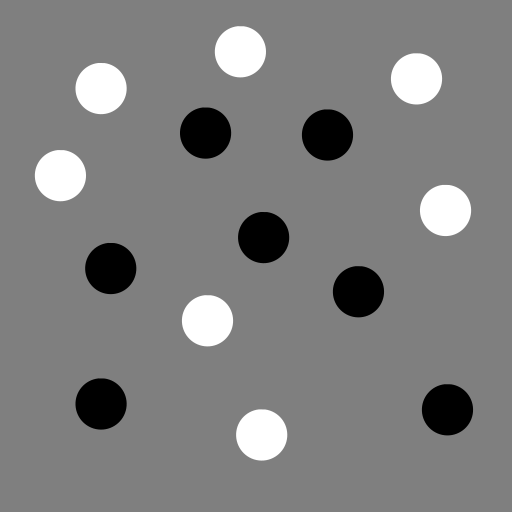
#> input picture Chapter02/data/test_blob_uniform.png, 512 x 512 px
$ jupyter execute week_2_ex_1.ipynb
#> lines starting #> are read from the running program, lines starting #| are printed output that depends on the picture
[cell 1]
import numpy as np
import matplotlib.pyplot as plt
import skimage.io
import cv2
# import scipy convolve
from scipy.signal import convolve2d

## *2.1 Exercise in scale-space blob detection*

In this exercise you will implement scale-space blob detection to detect and measure glass fibres from images of a glass fibre composite. An image example in Figure **2.1** shows a polished surface of a glass fibre composite sample, where individual fibres can be seen. Since these fibres are relatively circular we will model them as circles. This means that we must find their position (center coordinate) and diameter, and for this we will use the scale-space blob detection. After having computed the fibres parameters, we will carry a statistical analysis of the results.

### *2.1.1 Computing Gaussian and its second order derivative*

We will approach this analysis in steps that lead to the final algorithm. First we will use synthetic data to develop and test our algorithm, and after that we will carry out the analysis on the real images.

Since we focus on blob detection, we must have a Gaussian kernel and its second order derivative. Some convolution libraries have already implemented the second order derivative of a Gaussian that you are welcome to use for the exercise. But we will here assume that you need to implement the kernel yourself.

The Gaussian is separable and we can always employ 1D filters, both for the Gaussian, and its derivatives. The 1D Gaussian is given by

$$
g(x) = \frac{1}{\sqrt{2\pi t}} e^{-\frac{x^2}{2t}}. \tag{2.5}
$$

_____

#### *Suggested procedure*

1. Derive (analytically) the second order derivative of the Gaussian

   $$
   \frac{d^2 g}{dx^2}.
   $$

Assume $\mu = 0$ for simplicity (or at least we have done the previous centered around 0)

The Gaussian function is given by:

$$g(x) = \frac{1}{\sqrt{2\pi\sigma^2}} e^{-\frac{1}{2} \left( \frac{x^2}{\sigma^2} \right)}$$

To differentiate $g(x)$ \), I first pull out the constant:

$$g'(x) = \frac{1}{\sqrt{2\pi\sigma^2}} \frac{d}{dx} \bigg[ e^{-\frac{1}{2} \left( \frac{x^2}{\sigma^2} \right)} \bigg]$$

Using the chain rule:

$$g'(x) = \frac{1}{\sqrt{2\pi\sigma^2}}\frac{d}{dx} e^{-\frac{1}{2} \left( \frac{x^2}{\sigma^2} \right)}
= e^{-\frac{1}{2} \left( \frac{x^2}{\sigma^2} \right)} \cdot \frac{d}{dx} \left( -\frac{1}{2} \frac{x^2}{\sigma^2} \right)$$

Differentiating the exponent:

$$\frac{d}{dx} \left( -\frac{1}{2} \frac{x^2}{\sigma^2} \right) = -\frac{2x}{2\sigma^2} = -\frac{x}{\sigma^2}$$

Putting it all together gives:

$$g'(x) = \frac{1}{\sqrt{2\pi\sigma^2}} \cdot \left( -\frac{x}{\sigma^2} \right) e^{-\frac{1}{2} \left( \frac{x^2}{\sigma^2} \right)}$$

Now so I don't need to write the constant around I let $c = \frac{1}{\sqrt{2\pi\sigma^2}}$ and write:

$$g'(x) = c \left( -\frac{x}{\sigma^2} \right) e^{-\frac{1}{2} \left( \frac{x^2}{\sigma^2} \right)}$$

Now, differentiating again and using the product rule:

$$g''(x) = c \left[ \frac{d}{dx} \left( -\frac{x}{\sigma^2} \right) e^{-\frac{1}{2} \left( \frac{x^2}{\sigma^2} \right)}
+ \left( -\frac{x}{\sigma^2} \right) \frac{d}{dx} e^{-\frac{1}{2} \left( \frac{x^2}{\sigma^2} \right)}\right]$$

The first term:

$$\frac{d}{dx} \left( -\frac{x}{\sigma^2} \right) = -\frac{1}{\sigma^2}$$

Which is now:

$$ \left( -\frac{1}{\sigma^2} \right) e^{-\frac{1}{2} \left( \frac{x^2}{\sigma^2} \right)}$$

For the second term, using the chain rule again:

$$\frac{d}{dx} e^{-\frac{1}{2} \left( \frac{x^2}{\sigma^2} \right)}
= e^{-\frac{1}{2} \left( \frac{x^2}{\sigma^2} \right)} \cdot \frac{d}{dx} \left( -\frac{1}{2} \frac{x^2}{\sigma^2} \right)
$$

$$
= e^{-\frac{1}{2} \left( \frac{x^2}{\sigma^2} \right)} \left( -\frac{x}{\sigma^2} \right)
$$

And I obtain:

$$
\left( -\frac{x}{\sigma^2} \right) \left( -\frac{x}{\sigma^2} \right) e^{-\frac{1}{2} \left( \frac{x^2}{\sigma^2} \right)}
= \left( \frac{x^2}{\sigma^4} \right) e^{-\frac{1}{2} \left( \frac{x^2}{\sigma^2} \right)}
$$

Finally putting it all together and factoring out the exponential term:

$$
g''(x) = c \left[ \left( -\frac{1}{\sigma^2} \right) e^{-\frac{1}{2} \left( \frac{x^2}{\sigma^2} \right)}
+ c \left( \frac{x^2}{\sigma^4} \right) e^{-\frac{1}{2} \left( \frac{x^2}{\sigma^2} \right)}\right]
$$

$$
= c \left( \frac{x^2}{\sigma^4} - \frac{1}{\sigma^2} \right) e^{-\frac{1}{2} \left( \frac{x^2}{\sigma^2} \right)}
$$

Rewriting the constant:

$$
g''(x) = \frac{1}{\sqrt{2\pi\sigma^2}} \left( \frac{x^2}{\sigma^4} - \frac{1}{\sigma^2} \right) e^{-\frac{1}{2} \left( \frac{x^2}{\sigma^2} \right)}
$$

____

2. Implement a function that takes the variance $t$ as input and outputs a filter kernel of $g$ and $\frac{d^2 g}{dx^2}$. You should use a filter kernel with a size of at least $\pm 3\sqrt{t}$. Why? (*Hint:* Set a variable $r = \lceil 3\sqrt{t} \rceil$, make an array with the integer values $[-r, \dots, r]$ and compute the Gaussian on these values.)

[cell 2]
t = 15

sigma = np.sqrt(t)
s = np.ceil(5*sigma)
x = np.arange(-s, s+1)

g = 1/(sigma*np.sqrt(2 * np.pi)) * np.exp(-x**2/(2*t))

g_dif_2 = g * (x**2 - sigma**2) / sigma**4

# fig with 2 subplots

fig, axs = plt.subplots(2, 1, figsize=(10, 10))
axs[0].plot(x, g)
axs[0].set_title('Gaussian')
axs[0].set_xlabel('x')
axs[0].set_ylabel(r'$g(x)$')
axs[0].grid()

axs[1].plot(x, g_dif_2)
axs[1].set_title('Second derivative of Gaussian')
axs[1].set_xlabel('x')
axs[1].set_ylabel(r'$g^{\prime\prime}(x)$')
axs[1].grid()

plt.tight_layout()
plt.show()
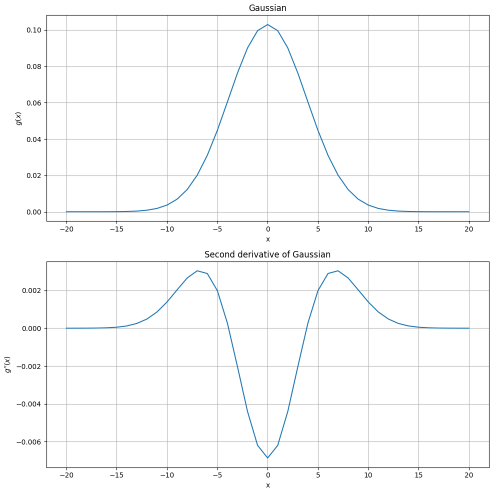
#> figure drawn by matplotlib, 2 panels; panel 1: curve peaks at x = 0, y = 0.103; panel 2: curve peaks at x = -7, y = 0.00304

[cell 3]
def filter_second_der_filter(t):
    sigma = np.sqrt(t)
    s = np.ceil(5*sigma)
    x = np.arange(-s, s+1)

    g = 1/(sigma*np.sqrt(2 * np.pi)) * np.exp(-x**2/(2*t))

    g_dif_2 = g * (x**2 - sigma**2) / sigma**4

    return g, g_dif_2, x

[cell 4]
g_kernel, g_dif_2_kernel, x = filter_second_der_filter(15)

[cell 5]
# visualize the kernels

fig, axs = plt.subplots(2, 1, figsize=(10, 10))

axs[0].plot(x, g_kernel)
axs[0].set_title('Gaussian')
axs[0].set_xlabel('x')
axs[0].set_ylabel(r'$g(x)$')
axs[0].grid()

axs[1].plot(x, g_dif_2_kernel)
axs[1].set_title('Second derivative of Gaussian')
axs[1].set_xlabel('x')
axs[1].set_ylabel(r'$g^{\prime\prime}(x)$')
axs[1].grid()

plt.tight_layout()
plt.show()

3. Try the filter kernel on the synthetic test image `test_blob_uniform.png` and inspect the result.

[cell 6]
image = skimage.io.imread('data/test_blob_uniform.png').astype(float)
#> image: shape (512, 512) float64; min 0, max 255, mean 127.1

# visualize the iamge
plt.figure(figsize=(10, 10))
plt.imshow(image, cmap='gray')
plt.axis('off')
plt.title('Original image')
plt.show()

[cell 7]
# define a new 1D kernel

kernel, kernel_dif_2, _ = filter_second_der_filter(20)

# reshape the kernel to a column vector and row vector


image_blured = cv2.filter2D(image, -1, kernel=kernel.reshape(-1, 1))
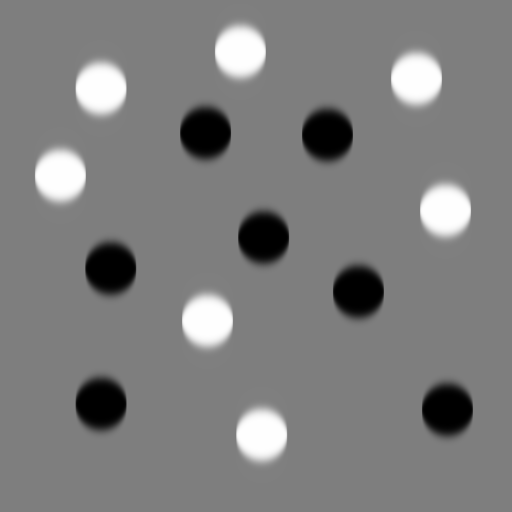
#> image_blured: shape (512, 512) float64; min 0, max 255, mean 127.1

image_blured_2 = cv2.filter2D(image, -1, kernel=kernel.reshape(1, -1))
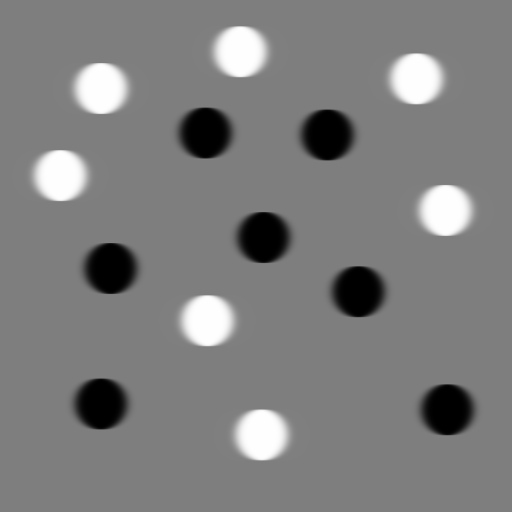
#> image_blured_2: shape (512, 512) float64; min 0, max 255, mean 127.1


image_added = image_blured + image_blured_2

# visualize the filtered image and original

fig, axs = plt.subplots(2, 2, figsize=(20, 10))

axs[0][0].imshow(image, cmap='gray')
axs[0][0].axis('off')
axs[0][0].set_title('Filtered image with Gaussian kernel (rows)')

axs[0][1].imshow(image_blured, cmap='gray')
axs[0][1].axis('off')
axs[0][1].set_title('Filtered image with Gaussian kernel (columns)')

axs[1][0].imshow(image_blured_2, cmap='gray')
axs[1][0].axis('off')
axs[1][0].set_title('Filtered image with second derivative of Gaussian kernel (rows)')
axs[1][1].imshow(image_added, cmap='gray')
axs[1][1].axis('off')
axs[1][1].set_title('Filtered image with second derivative of Gaussian kernel (columns)')
#plt.savefig('data/filtered_image.png')
plt.tight_layout()
plt.show()
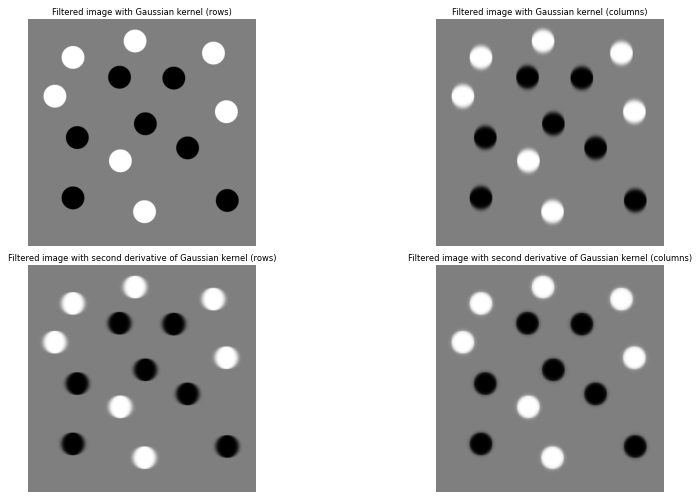
#> figure drawn by matplotlib, 4 panels
